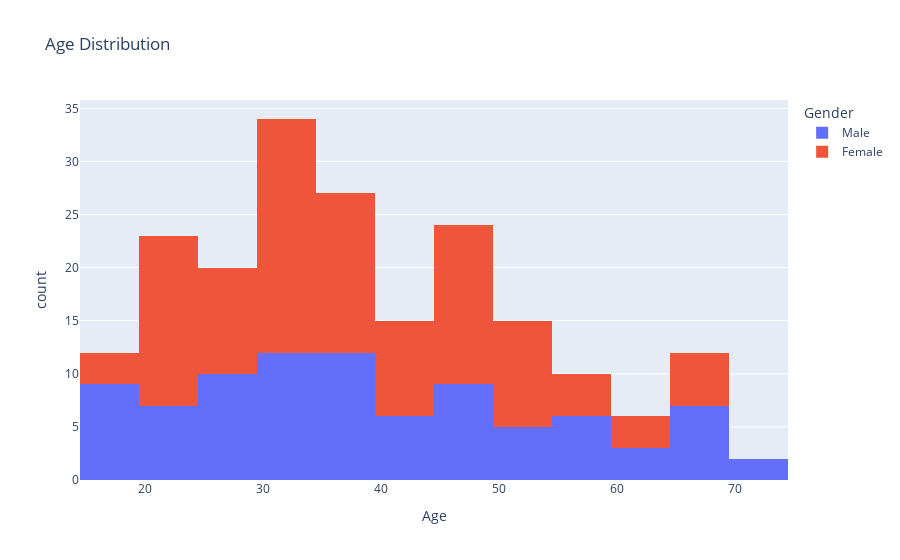

Notebook code cell kept with this figure:
### Code cell
px.histogram(df, x='Age', title='Age Distribution',color='Gender')

### Figure 1 — Plotly figure (JSON) as saved in the notebook; plotly's stock layout.template omitted (floating-point values rounded to 4 significant figures)
{"data": [{"alignmentgroup": "True", "bingroup": "x", "hovertemplate": "Gender=Male<br>Age=%{x}<br>count=%{y}<extra></extra>", "legendgroup": "Male", "marker": {"color": "#636efa", "pattern": {"shape": ""}}, "name": "Male", "offsetgroup": "Male", "orientation": "v", "showlegend": true, "type": "histogram", "x": [19, 21, 64, 67, 37, 22, 20, 52, 35, 25, 31, 29, 35, 60, 53, 18, 24, 48, 33, 59, 47, 69, 53, 70, 19, 63, 18, 19, 70, 59, 26, 40, 57, 38, 67, 48, 18, 48, 24, 48, 20, 67, 26, 49, 54, 68, 66, 65, 19, 27, 39, 43, 40, 59, 38, 47, 39, 20, 32, 19, 32, 25, 28, 48, 34, 43, 39, 37, 34, 19, 50, 42, 32, 40, 28, 36, 36, 58, 27, 59, 35, 46, 30, 28, 33, 32, 32, 30], "xaxis": "x", "yaxis": "y"}, {"alignmentgroup": "True", "bingroup": "x", "hovertemplate": "Gender=Female<br>Age=%{x}<br>count=%{y}<extra></extra>", "legendgroup": "Female", "marker": {"color": "#EF553B", "pattern": {"shape": ""}}, "name": "Female", "offsetgroup": "Female", "orientation": "v", "showlegend": true, "type": "histogram", "x": [20, 23, 31, 22, 35, 23, 30, 35, 58, 24, 35, 35, 46, 54, 45, 40, 23, 21, 49, 21, 42, 30, 36, 20, 65, 31, 49, 24, 50, 27, 29, 31, 49, 31, 50, 51, 27, 67, 54, 43, 68, 32, 47, 60, 60, 45, 23, 49, 46, 21, 55, 22, 34, 50, 68, 40, 32, 47, 27, 23, 49, 21, 66, 19, 38, 18, 19, 63, 49, 51, 50, 38, 40, 23, 31, 25, 31, 29, 44, 35, 57, 28, 32, 32, 34, 44, 38, 47, 27, 30, 30, 56, 29, 31, 36, 33, 36, 52, 30, 37, 32, 29, 41, 54, 41, 36, 34, 32, 38, 47, 35, 45], "xaxis": "x", "yaxis": "y"}], "layout": {"barmode": "relative", "legend": {"title": {"text": "Gender"}, "tracegroupgap": 0}, "title": {"text": "Age Distribution"}, "xaxis": {"anchor": "y", "domain": [0, 1], "title": {"text": "Age"}}, "yaxis": {"anchor": "x", "domain": [0, 1], "title": {"text": "count"}}}}
